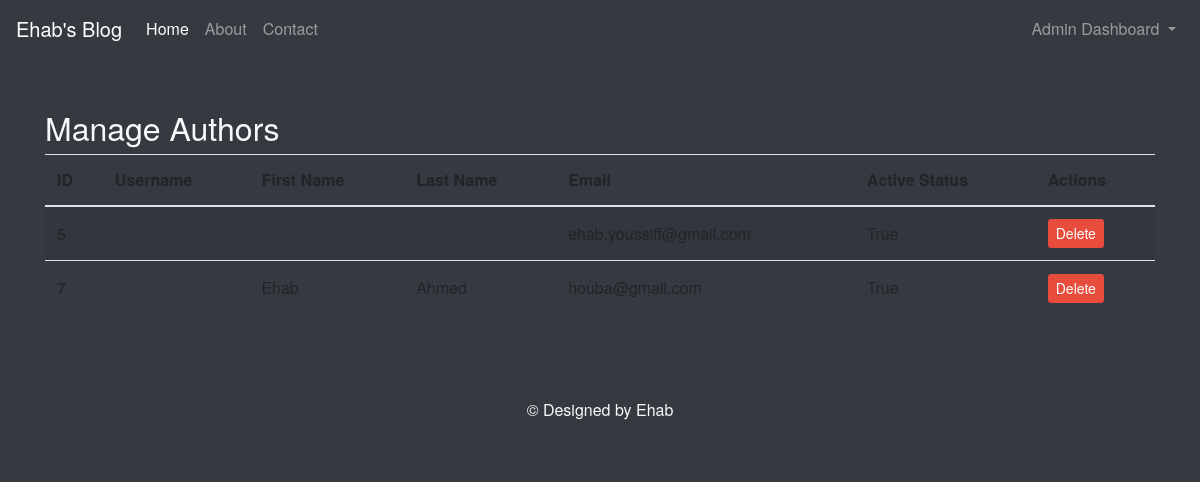
The app's page /dash/manage_authors/ (signed in), older data.
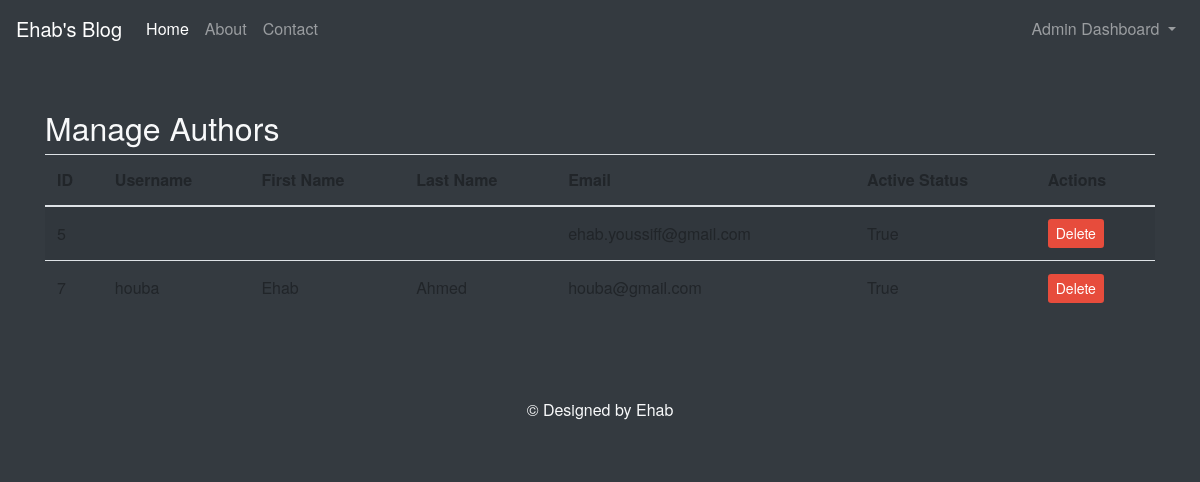
The same page, newer data.
### admin_dash/models.py (models this page shows, shortened)
class CustomUser(AbstractBaseUser, PermissionsMixin):
    first_name = models.CharField(max_length=255)
    last_name = models.CharField(max_length=255)
    username = models.CharField(max_length=255)
    email = models.EmailField(unique=True)
    is_active = models.BooleanField(default=True)
    is_staff = models.BooleanField(default=False)
    is_superuser = models.BooleanField(default=False)  # This flag is necessary
    objects = CustomUserManager()
    USERNAME_FIELD = 'email'
    REQUIRED_FIELDS = []

### admin_dash/views.py (the view)
# urls.py: path('manage_authors/', views.manage_authors, name='manage_authors'),
@login_required
def manage_authors(request):
    user = request.user
    if user.is_superuser:
        authors = CustomUser.objects.filter(is_staff=True)
        if request.POST:
            num = request.POST['num']
            deleted_author = CustomUser.objects.filter(id=num)
            deleted_author.delete()
            messages.success(request, 'Deleted Succeffully!')
            return redirect('manage_authors')
    return render(request, 'users/manage_authors.html', {'authors': authors})

### admin_dash/templates/users/manage_authors.html (shortened to what this page needs)
{% extends "base.html" %}
{% block content %}
<div class="container">
    <h2>Manage Authors</h2>
    <div class="table-responsive">
        <table class="table table-striped">
            <thead>
                <tr>
                    <th>ID</th>
                    <th>Username</th>
                    <th>First Name</th>
                    <th>Last Name</th>
                    <th>Email</th>
                    <th>Active Status</th>
                    <th>Actions</th>
                </tr>
            </thead>
            <tbody>
                {% for author in authors %}
                <tr>
                    <td>{{ author.id }}</td>
                    <td>{{ author.username }}</td>
                    <td>{{ author.first_name }}</td>
                    <td>{{ author.last_name }}</td>
                    <td>{{ author.email }}</td>
                    <td>{{ author.is_active }}</td>
                    <td>
                        <form method="POST" action="">
                            <button type='submit' class="btn btn-danger btn-sm" onclick="return confirm('Are you sure you want to delete this author?');">Delete</button>
                        </form>
                    </td>
                </tr>
                {% endfor %}
            </tbody>
        </table>
    </div>
</div>
{% endblock content %}

Row changes from the older to the newer data that the page shows:
changed CustomUser "Ehab": username (not shown) → "houba"
